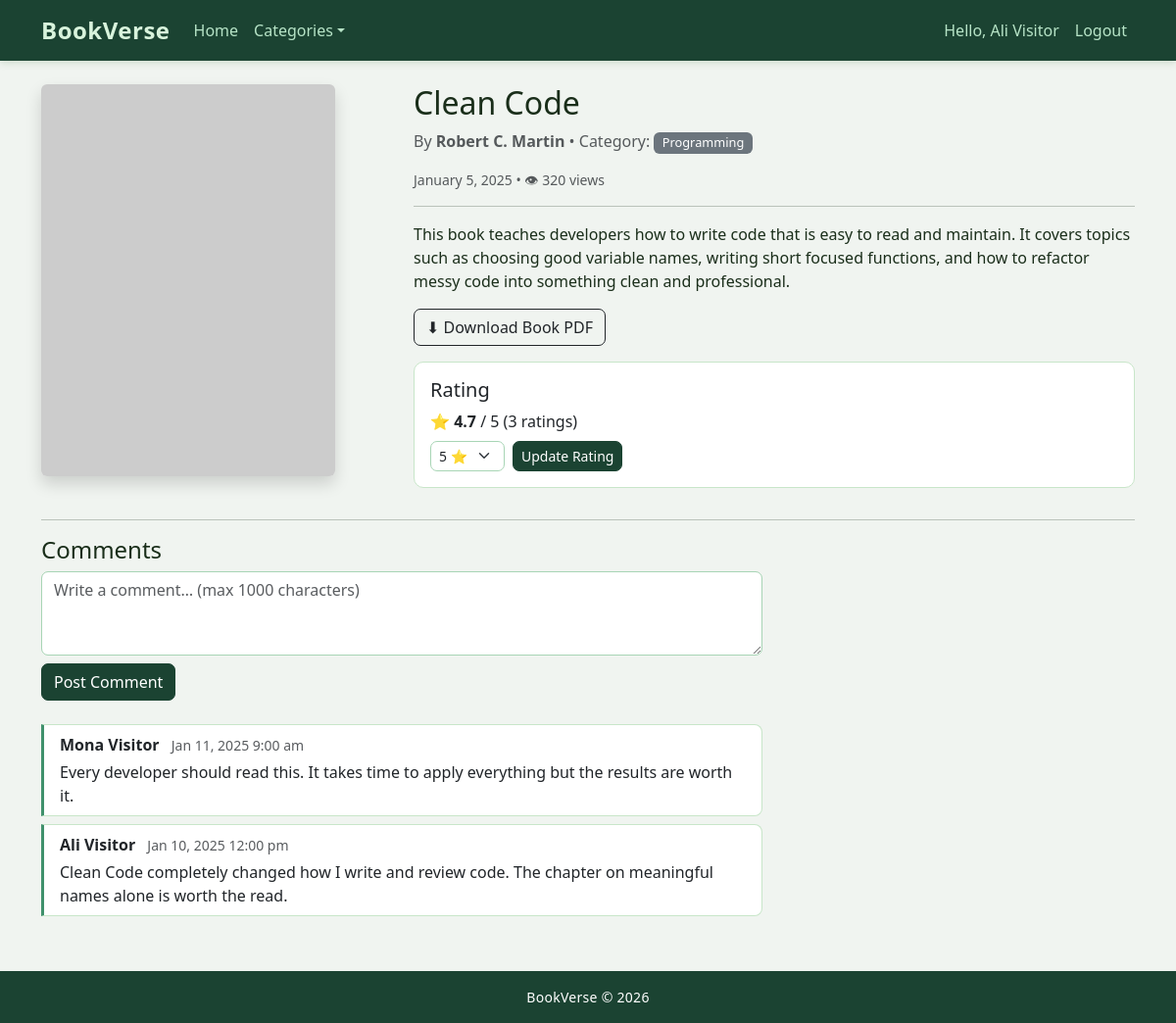
Page /book-details.php?id=1 (signed in) on the committed database.
### tables this page shows
CREATE TABLE dbproj_books (
    book_id     INT          AUTO_INCREMENT PRIMARY KEY,
    title       VARCHAR(150) NOT NULL,
    author      VARCHAR(100) NOT NULL,
    category    VARCHAR(50)  NOT NULL,
    description TEXT         NOT NULL,
    cover_image MEDIUMTEXT,
    media_file  VARCHAR(255),
    creator_id  INT          NOT NULL,
    status      ENUM('draft','published') NOT NULL DEFAULT 'draft',
    views       INT          NOT NULL DEFAULT 0,
    created_at  TIMESTAMP DEFAULT CURRENT_TIMESTAMP,
    FOREIGN KEY (creator_id) REFERENCES dbproj_users(user_id) ON DELETE CASCADE
);

CREATE TABLE dbproj_ratings (
    rating_id    INT AUTO_INCREMENT PRIMARY KEY,
    book_id      INT NOT NULL,
    user_id      INT NOT NULL,
    rating_value INT NOT NULL CHECK (rating_value BETWEEN 1 AND 5),
    FOREIGN KEY (book_id) REFERENCES dbproj_books(book_id) ON DELETE CASCADE,
    FOREIGN KEY (user_id) REFERENCES dbproj_users(user_id) ON DELETE CASCADE,
    UNIQUE (book_id, user_id)
);

CREATE TABLE dbproj_comments (
    comment_id   INT  AUTO_INCREMENT PRIMARY KEY,
    book_id      INT  NOT NULL,
    user_id      INT  NOT NULL,
    comment_text TEXT NOT NULL,
    created_at   TIMESTAMP DEFAULT CURRENT_TIMESTAMP,
    FOREIGN KEY (book_id) REFERENCES dbproj_books(book_id) ON DELETE CASCADE,
    FOREIGN KEY (user_id) REFERENCES dbproj_users(user_id) ON DELETE CASCADE
);

CREATE TABLE dbproj_users (
    user_id    INT          AUTO_INCREMENT PRIMARY KEY,
    full_name  VARCHAR(100) NOT NULL,
    email      VARCHAR(100) NOT NULL UNIQUE,
    password   VARBINARY(256) NOT NULL,
    role       ENUM('admin','creator','visitor') NOT NULL DEFAULT 'visitor',
    created_at TIMESTAMP DEFAULT CURRENT_TIMESTAMP
);

### book-details.php (the view, shortened to what this page needs)
<?php
require_once "config/db.php";
include "includes/header.php";
$id = (int)($_GET['id'] ?? 0);
$sql  = "SELECT b.*
         FROM dbproj_books b
         WHERE b.book_id = ? AND b.status = 'published'";
$stmt = $conn->prepare($sql);
$stmt->bind_param("i", $id);
$stmt->execute();
$book = $stmt->get_result()->fetch_assoc();
$avgSql  = "SELECT ROUND(AVG(rating_value),1) AS avg_r, COUNT(*) AS total FROM dbproj_ratings WHERE book_id = ?";
$avgStmt = $conn->prepare($avgSql);
$avgStmt->bind_param("i", $id);
$avgStmt->execute();
$ratingRow = $avgStmt->get_result()->fetch_assoc();
$userRating = 0;
if (isset($_SESSION['user_id'])) {
    $urSql  = "SELECT rating_value FROM dbproj_ratings WHERE book_id = ? AND user_id = ?";
    $urStmt = $conn->prepare($urSql);
    $uid    = (int)$_SESSION['user_id'];
    $urStmt->bind_param("ii", $id, $uid);
    $urStmt->execute();
    $urRow      = $urStmt->get_result()->fetch_assoc();
    $userRating = $urRow ? (int)$urRow['rating_value'] : 0;
}
?>
<div class="row">
    <div class="col-md-4 mb-4">
        <?php
        $imgPath     = BASE_URL . '/uploads/books/images/' . ($book['cover_image'] ?? '');
        $placeholder = 'https://placehold.co/300x400/dee2e6/6c757d?text=No+Cover';
        ?>
        <img src="<?= htmlentities($imgPath) ?>"
             class="img-fluid rounded shadow"
             alt="<?= htmlentities($book['title']) ?>"
             onerror="this.src='<?= htmlentities($placeholder) ?>'">
    </div>
    <div class="col-md-8">
        <h2><?= htmlentities($book['title']) ?></h2>
        <p class="text-muted">
            By <strong><?= htmlentities($book['author']) ?></strong>
            &bull; Category: <span class="badge bg-secondary"><?= htmlentities($book['category']) ?></span>
        </p>
        <p class="text-muted small">
            <?= date('F j, Y', strtotime($book['created_at'])) ?>
            &bull; 👁 <?= (int)$book['views'] ?> views
        </p>
        <hr>
        <p><?= nl2br(htmlentities($book['description'])) ?></p>
        <?php if ($book['media_file']): ?>
            <a href="<?= BASE_URL ?>/uploads/books/media/<?= htmlentities($book['media_file']) ?>"
               class="btn btn-outline-dark mb-3" download>
                ⬇ Download Book PDF
            </a>
        <?php endif; ?>
        <div class="card mb-3">
            <div class="card-body">
                <h5 class="card-title">Rating</h5>
                <?php if ($ratingRow['total'] > 0): ?>
                    <p class="mb-2">
                        ⭐ <strong><?= htmlentities($ratingRow['avg_r']) ?></strong> / 5
                        (<?= (int)$ratingRow['total'] ?> ratings)
                    </p>
                <?php else: ?>
                    <p class="mb-2 text-muted">No ratings yet.</p>
                <?php endif; ?>
                <?php if (isset($_SESSION['user_id'])): ?>
                    <form method="POST" class="d-flex align-items-center gap-2">
                        <select name="rating" class="form-select form-select-sm w-auto">
                            <?php for ($s = 1; $s <= 5; $s++): ?>
                                <option value="<?= htmlentities($s) ?>" <?= $userRating === $s ? 'selected' : '' ?>>
                                    <?= htmlentities($s) ?> ⭐
                                </option>
                            <?php endfor; ?>
                        </select>
                        <button type="submit" name="rate" class="btn btn-sm btn-dark">
                            <?= $userRating ? 'Update Rating' : 'Rate' ?>
                        </button>
                    </form>
                <?php else: ?>
                    <p class="text-muted small"><a href="<?= BASE_URL ?>/login.php">Login</a> to rate this book.</p>
                <?php endif; ?>
            </div>
        </div>
    </div>
</div>
<hr>
<div class="row">
    <div class="col-md-8">
        <h4>Comments</h4>
        <?php if (isset($_SESSION['user_id'])): ?>
            <div class="mb-4">
                <textarea id="commentBox" class="form-control mb-2" rows="3"
                          placeholder="Write a comment… (max 1000 characters)"
                          maxlength="1000"></textarea>
                <button class="btn btn-dark"
                        onclick="submitComment(<?= htmlentities($id) ?>)">
                    Post Comment
                </button>
            </div>
        <?php else: ?>
            <p><a href="<?= BASE_URL ?>/login.php">Login</a> to leave a comment.</p>
        <?php endif; ?>
        <div id="commentsList">
            <?php
            $csql2  = "SELECT c.*, u.full_name
                       FROM dbproj_comments c
                       JOIN dbproj_users u ON c.user_id = u.user_id
                       WHERE c.book_id = ?
                       ORDER BY c.created_at DESC";
            $cstmt2 = $conn->prepare($csql2);
            $cstmt2->bind_param("i", $id);
            $cstmt2->execute();
            $comments = $cstmt2->get_result();
            if ($comments->num_rows === 0):
            ?>
                <p class="text-muted" id="noComments">No comments yet. Be the first!</p>
            <?php else: ?>
                <?php while ($row = $comments->fetch_assoc()): ?>
                    <div class="card mb-2">
                        <div class="card-body py-2">
                            <strong><?= htmlentities($row['full_name']) ?></strong>
                            <small class="text-muted ms-2">
                                <?= date('M j, Y g:i a', strtotime($row['created_at'])) ?>
                            </small>
                            <p class="mb-0 mt-1"><?= nl2br(htmlentities($row['comment_text'])) ?></p>
                        </div>
                    </div>
                <?php endwhile; ?>
            <?php endif; ?>
        </div>
    </div>
</div>
<?php include "includes/footer.php"; ?>

### assets/css/style.css (style rules this page uses)
body { background-color: #f0f4f0; font-family: 'Segoe UI', Tahoma, Geneva, Verdana, sans-serif; color: #1a2e1a; }
.card { border: 1px solid #c8e6c9; border-radius: 10px; transition: box-shadow .2s; background-color: #ffffff; }
.btn { border-radius: 7px; font-weight: 500; }
.btn-dark { background-color: #1b4332; border-color: #1b4332; }
.form-control, .form-select { border-radius: 7px !important; border-color: #a8d5b5; }
.badge { font-weight: 500; font-size: .8rem; padding: .35em .65em; }
#commentsList .card { border-left: 3px solid #40916c; border-radius: 0 8px 8px 0; }

### rows in the picture
dbproj_books: title "Clean Code", author "Robert C. Martin", category "Programming", created_at "January 5, 2025", views "320", description "This book teaches developers how to write code that is easy to read and maintain. It covers topics such as choosing good variable names, writing short focused functions, and how to refactor messy code into something clean and professional."
dbproj_ratings: rating "5 ⭐"
dbproj_comments: user.full_name "Mona Visitor", created_at "Jan 11, 2025 9:00 am", comment_text "Every developer should read this. It takes time to apply everything but the results are worth it."
dbproj_comments: user.full_name "Ali Visitor", created_at "Jan 10, 2025 12:00 pm", comment_text "Clean Code completely changed how I write and review code. The chapter on meaningful names alone is worth the read."

### other values in the picture
$_SESSION['name'] "Ali Visitor"
$ratingRow['avg_r'] "4.7"
$ratingRow['total'] "3"
